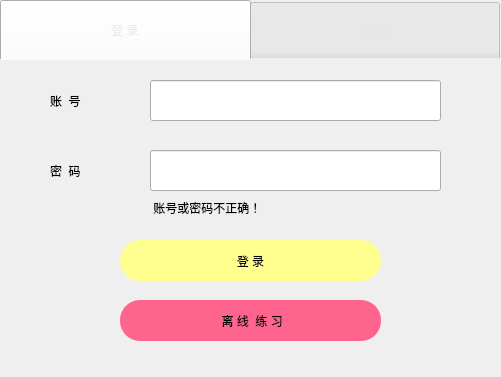
<?xml version="1.0" encoding="UTF-8"?>
<ui version="4.0">
 <class>Login</class>
 <widget class="QWidget" name="Login">
  <property name="geometry">
   <rect>
    <x>0</x>
    <y>0</y>
    <width>501</width>
    <height>377</height>
   </rect>
  </property>
  <property name="windowTitle">
   <string>Form</string>
  </property>
  <property name="styleSheet">
   <string notr="true"/>
  </property>
  <widget class="QTabWidget" name="tabWidget">
   <property name="geometry">
    <rect>
     <x>0</x>
     <y>0</y>
     <width>501</width>
     <height>361</height>
    </rect>
   </property>
   <property name="whatsThis">
    <string>&lt;html&gt;&lt;head/&gt;&lt;body&gt;&lt;p&gt;注册&lt;/p&gt;&lt;/body&gt;&lt;/html&gt;</string>
   </property>
   <property name="styleSheet">
    <string notr="true">::tab {
color: rgba(231, 231, 231, 200);
font: 22pt &quot;迷你简粗仿宋&quot;;
height: 60px;
width: 250px;
}

::pane {
border-top: 0px soild #e8f3f9;
background: transparent;
}

QPushButton:!hover {
	background-color: rgb(255, 255, 143);
	border-radius:20px
}

QPushButton:hover {
	background-color: rgb(255, 100, 143);
	border-radius:20px
}

#not_online {
	background-color: rgb(255, 100, 143);
	border-radius:20px
}
</string>
   </property>
   <property name="currentIndex">
    <number>0</number>
   </property>
   <widget class="QWidget" name="tab">
    <attribute name="title">
     <string>登 录</string>
    </attribute>
    <widget class="QPushButton" name="login_btn">
     <property name="geometry">
      <rect>
       <x>120</x>
       <y>180</y>
       <width>261</width>
       <height>41</height>
      </rect>
     </property>
     <property name="text">
      <string>登 录</string>
     </property>
    </widget>
    <widget class="QLineEdit" name="log_id">
     <property name="geometry">
      <rect>
       <x>150</x>
       <y>20</y>
       <width>291</width>
       <height>41</height>
      </rect>
     </property>
    </widget>
    <widget class="QLineEdit" name="log_password">
     <property name="geometry">
      <rect>
       <x>150</x>
       <y>90</y>
       <width>291</width>
       <height>41</height>
      </rect>
     </property>
     <property name="echoMode">
      <enum>QLineEdit::Password</enum>
     </property>
    </widget>
    <widget class="QLabel" name="label">
     <property name="geometry">
      <rect>
       <x>50</x>
       <y>30</y>
       <width>51</width>
       <height>21</height>
      </rect>
     </property>
     <property name="text">
      <string>账  号</string>
     </property>
    </widget>
    <widget class="QLabel" name="label_2">
     <property name="geometry">
      <rect>
       <x>50</x>
       <y>100</y>
       <width>51</width>
       <height>21</height>
      </rect>
     </property>
     <property name="text">
      <string>密  码</string>
     </property>
    </widget>
    <widget class="QPushButton" name="not_online">
     <property name="geometry">
      <rect>
       <x>120</x>
       <y>240</y>
       <width>261</width>
       <height>41</height>
      </rect>
     </property>
     <property name="text">
      <string> 离 线  练 习</string>
     </property>
    </widget>
    <widget class="QLabel" name="warning">
     <property name="geometry">
      <rect>
       <x>150</x>
       <y>140</y>
       <width>171</width>
       <height>16</height>
      </rect>
     </property>
     <property name="text">
      <string> 账号或密码不正确！</string>
     </property>
    </widget>
   </widget>
   <widget class="QWidget" name="tab_2">
    <attribute name="title">
     <string>注 册</string>
    </attribute>
    <widget class="QLineEdit" name="username">
     <property name="geometry">
      <rect>
       <x>170</x>
       <y>20</y>
       <width>261</width>
       <height>31</height>
      </rect>
     </property>
    </widget>
    <widget class="QLineEdit" name="register_password">
     <property name="geometry">
      <rect>
       <x>170</x>
       <y>80</y>
       <width>261</width>
       <height>31</height>
      </rect>
     </property>
     <property name="echoMode">
      <enum>QLineEdit::Password</enum>
     </property>
    </widget>
    <widget class="QLineEdit" name="confirm_password">
     <property name="geometry">
      <rect>
       <x>170</x>
       <y>140</y>
       <width>261</width>
       <height>31</height>
      </rect>
     </property>
     <property name="echoMode">
      <enum>QLineEdit::Password</enum>
     </property>
    </widget>
    <widget class="QPushButton" name="register_btn">
     <property name="geometry">
      <rect>
       <x>120</x>
       <y>220</y>
       <width>261</width>
       <height>41</height>
      </rect>
     </property>
     <property name="text">
      <string>注 册</string>
     </property>
    </widget>
    <widget class="QLabel" name="label_3">
     <property name="geometry">
      <rect>
       <x>50</x>
       <y>30</y>
       <width>61</width>
       <height>21</height>
      </rect>
     </property>
     <property name="text">
      <string>用户名</string>
     </property>
    </widget>
    <widget class="QLabel" name="label_4">
     <property name="geometry">
      <rect>
       <x>50</x>
       <y>90</y>
       <width>54</width>
       <height>12</height>
      </rect>
     </property>
     <property name="text">
      <string>密码</string>
     </property>
    </widget>
    <widget class="QLabel" name="label_5">
     <property name="geometry">
      <rect>
       <x>50</x>
       <y>150</y>
       <width>54</width>
       <height>20</height>
      </rect>
     </property>
     <property name="text">
      <string> 确认密码</string>
     </property>
    </widget>
   </widget>
  </widget>
 </widget>
 <resources/>
 <connections/>
</ui>
